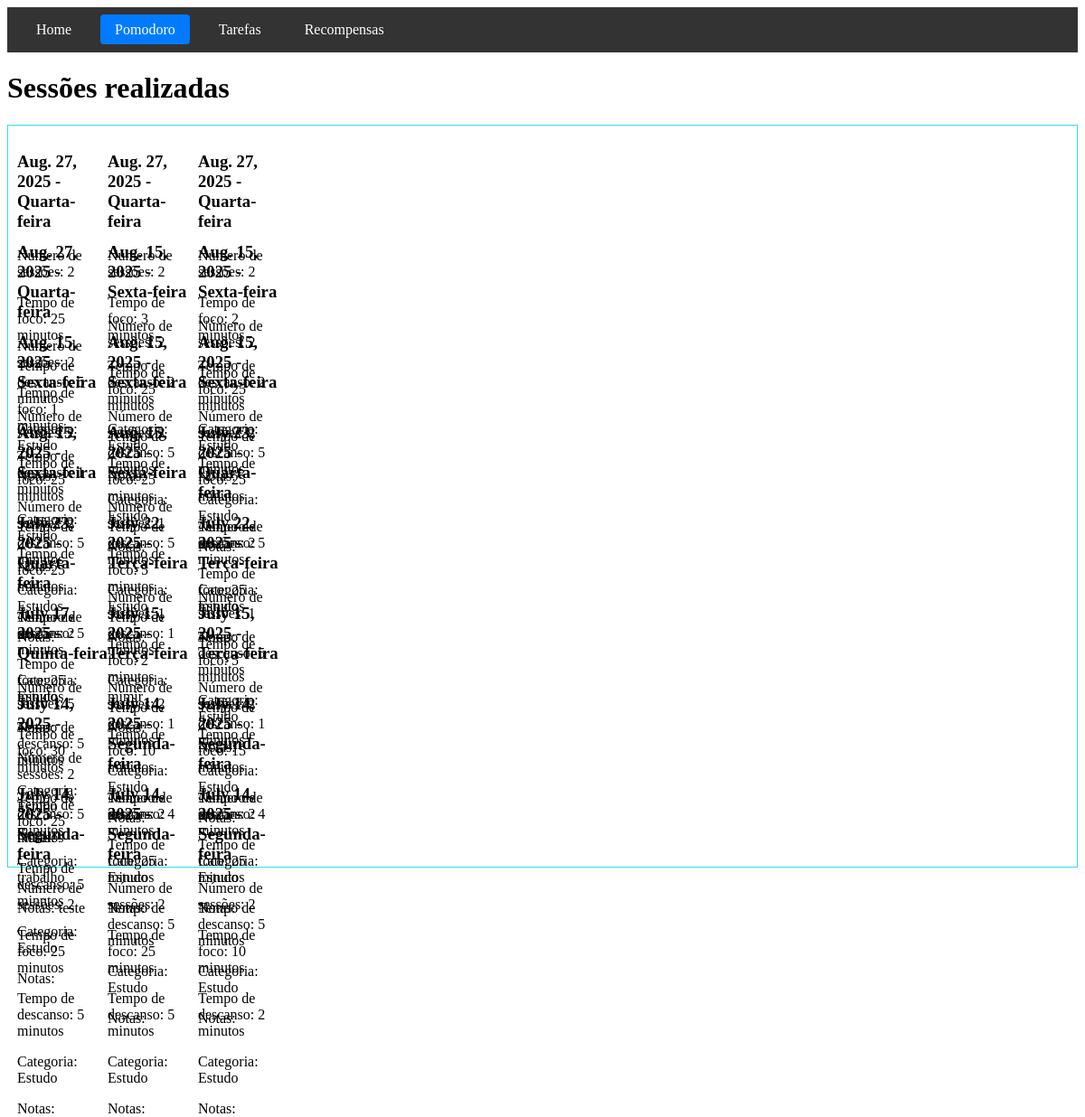
/pomodoro/history, run on an earlier commit of the app's database.
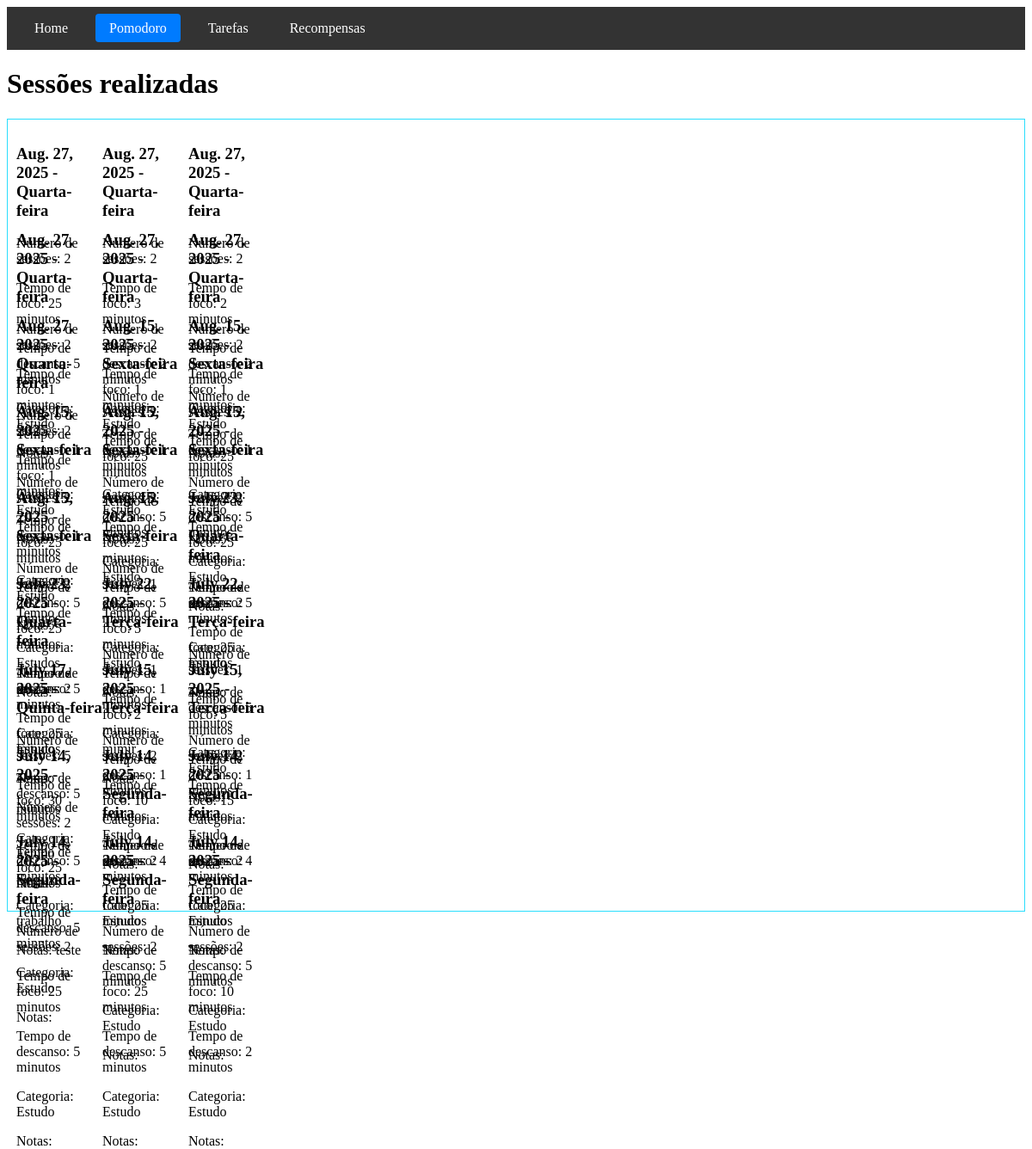
And on a later commit of the database.
### pomodoro/models.py (models this page shows, shortened)
class Timers(models.Model):
    user = models.ForeignKey(User, on_delete=models.CASCADE, null=True)
    date = models.DateField(auto_now_add=True)
    weekday = models.CharField(max_length=20, editable=False)
    sessions = models.IntegerField()
    focused_time = models.IntegerField()
    break_time = models.IntegerField()
    category = models.CharField(max_length=50)
    notes = models.CharField(max_length=250, blank=True)

### pomodoro/views.py (the view)
# urls.py: path('history', views.history, name='pomodoro_history'),
def history(request):
    timers = Timers.objects.all().order_by('-date')
    return render(request, 'pomodoro/pomodoro_history.html', {
        'timers': timers
    })

### pomodoro/templates/pomodoro/pomodoro_history.html (shortened to what this page needs)
{% extends 'base.html' %}
{% load static %}
{% block extra_css %}
<link rel="stylesheet" href="{% static 'pomodoro/css/pomodoro_history.css' %}">
{% endblock %}
{% block content %}
<h1 id="main-title">Sessões realizadas</h1>
<div id="sessions">
    {% for session in timers %}
    <div>
        <h3 class="session-title">{{ session.date }} - {{ session.weekday }}</h3>
        <p>Número de sessões: {{ session.sessions }}</p>
        <p>Tempo de foco: {{ session.focused_time }} minutos</p>
        <p>Tempo de descanso: {{ session.break_time }} minutos</p>
        <p>Categoria: {{ session.category }}</p>
        <p>Notas: {{ session.notes }}</p>
    </div>
    {% endfor %}
</div>
{% endblock %}

### templates/base.html (shortened to what this page needs)
{% load static %}
<!DOCTYPE html>
<html lang="pt-br">
<head>
    <link rel="stylesheet" href="{% static 'css/style.css' %}">
    {% block extra_css %}{% endblock %}
</head>
<body>
    <header>
        {% include 'partials/navbar.html' %}
    </header>
    <main>
        {% block content %}{% endblock %}
    </main>
</body>
</html>

### templates/partials/navbar.html
<nav id="nav-top-bar" class="navbar">
    <ul class="nav-links">
        <li>
            <a href="{% url 'home:home' %}" class="{% if request.resolver_match.namespace == 'home' %}active{% endif %}">Home</a>
        </li>
        <li>
            <a href="{% url 'pomodoro:new' %}" class="{% if request.resolver_match.namespace == 'pomodoro' %}active{% endif %}">Pomodoro</a>
        </li>
        <li>
            <a href="{% url 'task:tasks' %}" class="{% if request.resolver_match.namespace == 'task' %}active{% endif %}">Tarefas</a>
        </li>
        <li>
            <a href="{% url 'reward:rewards' %}" class="{% if request.resolver_match.namespace == 'task' %}active{% endif %}">Recompensas</a>
        </li>
    </ul>
</nav>

### static/css/style.css (style rules this page uses)
.navbar { background-color: #333; padding: 1rem; }
.nav-links { list-style: none; display: flex; gap: 1rem; margin: 0; padding: 0; }
.nav-links a { color: white; text-decoration: none; padding: 0.5rem 1rem; border-radius: 4px; transition: background-color 0.3s; }
.nav-links a.active { background-color: #007bff; }

### pomodoro/static/pomodoro/css/pomodoro_history.css (style rules this page uses)
#sessions { display: flex; padding: 10px; border: 1px solid #2bdefd; display: grid; grid-template-columns: 100px 100px 100px; grid-auto-rows: 100px; }

What changed in the data, as far as the page shows it:
added Timers: date "Aug. 27, 2025", weekday "Quarta-feira", sessions "2", focused_time "1", break_time "1", category "Estudo"
added Timers: date "Aug. 27, 2025", weekday "Quarta-feira", sessions "2", focused_time "1", break_time "1", category "Estudo"
added Timers: date "Aug. 27, 2025", weekday "Quarta-feira", sessions "2", focused_time "1", break_time "1", category "Estudo"
